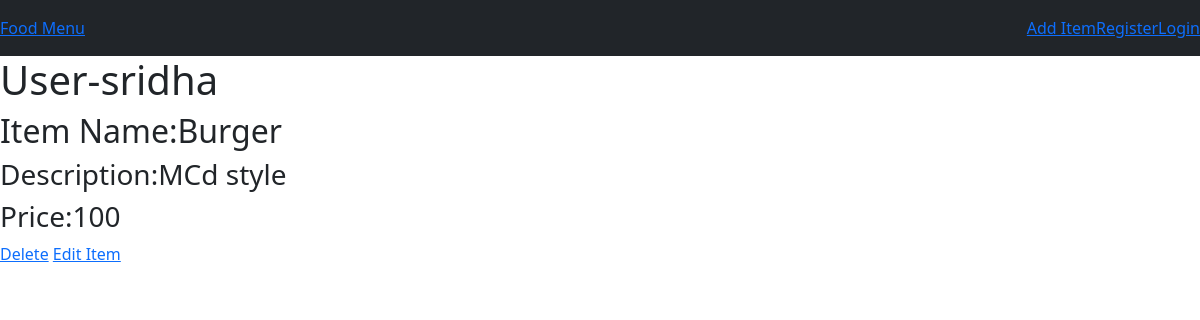
Page /food/3/ on the committed database.
### food/models.py (models this page shows)
class Item(models.Model):
    user_name= models.ForeignKey(User,on_delete=models.CASCADE,default=1)
    item_name = models.CharField(max_length=200)
    item_desc = models.CharField(max_length=200)
    item_price = models.IntegerField()

### food/views.py (the view)
# urls.py: path('<int:id>/',views.detail,name='detail'),
def detail(request,id):
    item=Item.objects.get(pk=id)
    context ={
        'item':item,
    }
    return render(request,'food/detail.html',context)

### food/templates/food/detail.html
{% extends 'food/base.html' %}
{% block body %}
<h1> User-{{ item.user_name }}</h1>
<h2>Item Name:{{ item.item_name }}</h1>
<h3>Description:{{ item.item_desc }}</h2>
<h3>Price:{{ item.item_price }}</h3>
    <a href ="{% url 'food:delete_item' item.id %}">Delete</a>
    <a href ="{% url 'food:update_item' item.id %}">Edit Item </a>
{% endblock %}

### food/static/food/style.css (style rules this page uses)
body { background-color: lightcoral; }

### rows in the picture
Item: user_name "sridha", item_name "Burger", item_desc "MCd style", item_price "100"
